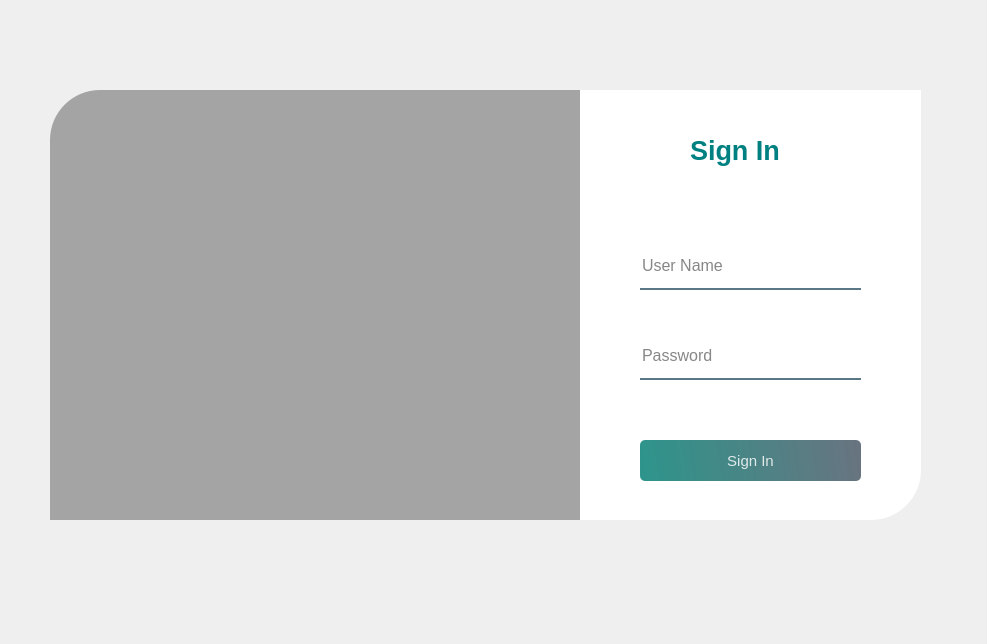
<?xml version="1.0" encoding="UTF-8"?>
<ui version="4.0">
 <class>Form</class>
 <widget class="QWidget" name="Form">
  <property name="geometry">
   <rect>
    <x>0</x>
    <y>0</y>
    <width>987</width>
    <height>644</height>
   </rect>
  </property>
  <property name="windowTitle">
   <string>Form</string>
  </property>
  <widget class="QWidget" name="widget" native="true">
   <property name="geometry">
    <rect>
     <x>10</x>
     <y>60</y>
     <width>941</width>
     <height>500</height>
    </rect>
   </property>
   <widget class="QLabel" name="label">
    <property name="geometry">
     <rect>
      <x>40</x>
      <y>30</y>
      <width>531</width>
      <height>430</height>
     </rect>
    </property>
    <property name="styleSheet">
     <string notr="true">border-image: url(res/image.png);
border-top-left-radius:50px;</string>
    </property>
    <property name="text">
     <string/>
    </property>
   </widget>
   <widget class="QLabel" name="label_2">
    <property name="geometry">
     <rect>
      <x>40</x>
      <y>30</y>
      <width>531</width>
      <height>430</height>
     </rect>
    </property>
    <property name="styleSheet">
     <string notr="true">background-color:rgba(0,0,0,80);
border-top-left-radius:50px;</string>
    </property>
    <property name="text">
     <string/>
    </property>
   </widget>
   <widget class="QLabel" name="label_3">
    <property name="geometry">
     <rect>
      <x>570</x>
      <y>30</y>
      <width>341</width>
      <height>430</height>
     </rect>
    </property>
    <property name="styleSheet">
     <string notr="true">background-color:rgba(255,255,255,255);
border-bottom-right-radius:50px;</string>
    </property>
    <property name="text">
     <string/>
    </property>
   </widget>
   <widget class="QLabel" name="label_4">
    <property name="geometry">
     <rect>
      <x>680</x>
      <y>70</y>
      <width>121</width>
      <height>41</height>
     </rect>
    </property>
    <property name="font">
     <font>
      <pointsize>20</pointsize>
      <weight>75</weight>
      <bold>true</bold>
     </font>
    </property>
    <property name="styleSheet">
     <string notr="true">color: rgb(0, 128, 128);</string>
    </property>
    <property name="text">
     <string>Sign In</string>
    </property>
   </widget>
   <widget class="QLineEdit" name="lineEdit">
    <property name="geometry">
     <rect>
      <x>630</x>
      <y>190</y>
      <width>221</width>
      <height>40</height>
     </rect>
    </property>
    <property name="font">
     <font>
      <pointsize>12</pointsize>
     </font>
    </property>
    <property name="styleSheet">
     <string notr="true">background-color:rgba(0,0,0,0);
border:none;
border-bottom:2px solid rgba(46,82,101,200);
color:rgb(0,0,0,240);
padding-bottom:7px;</string>
    </property>
    <property name="placeholderText">
     <string>User Name</string>
    </property>
   </widget>
   <widget class="QLineEdit" name="lineEdit_2">
    <property name="geometry">
     <rect>
      <x>630</x>
      <y>280</y>
      <width>221</width>
      <height>40</height>
     </rect>
    </property>
    <property name="font">
     <font>
      <pointsize>12</pointsize>
     </font>
    </property>
    <property name="styleSheet">
     <string notr="true">background-color:rgba(0,0,0,0);
border:none;
border-bottom:2px solid rgba(46,82,101,200);
color:rgb(0,0,0,240);
padding-bottom:7px;</string>
    </property>
    <property name="placeholderText">
     <string notr="true">Password</string>
    </property>
   </widget>
   <widget class="QPushButton" name="pushButton">
    <property name="geometry">
     <rect>
      <x>630</x>
      <y>380</y>
      <width>221</width>
      <height>41</height>
     </rect>
    </property>
    <property name="font">
     <font>
      <pointsize>11</pointsize>
      <weight>50</weight>
      <bold>false</bold>
     </font>
    </property>
    <property name="styleSheet">
     <string notr="true">QPushButton#pushButton{
	background-color:qlineargradient(spread:pad,x1:0,y1:0.505682,x2:1,y2:0.477,stop:0 rgba(11,131,120,219),stop:1 rgba(85,98,112,226));
	color:rgba(255,255,255,210);
	border-radius:5px;
}

QPushButton#pushButton:hover{
	background-color:qlineargradient(spread:pad,x1:0,y1:0.505682,x2:1,y2:0.477,stop:0 rgba(150,123,111,219),stop:1 rgba(85,81,84,226));
	color:rgba(255,255,255,210);
}

QPushButton#pushButton:pressed{

	padding-left:5px;
	padding-top:5px;
	background-color:rgba(150,123,111,255);
}

	</string>
    </property>
    <property name="text">
     <string>Sign In</string>
    </property>
   </widget>
  </widget>
 </widget>
 <resources>
  <include location="res.qrc"/>
 </resources>
 <connections/>
</ui>
